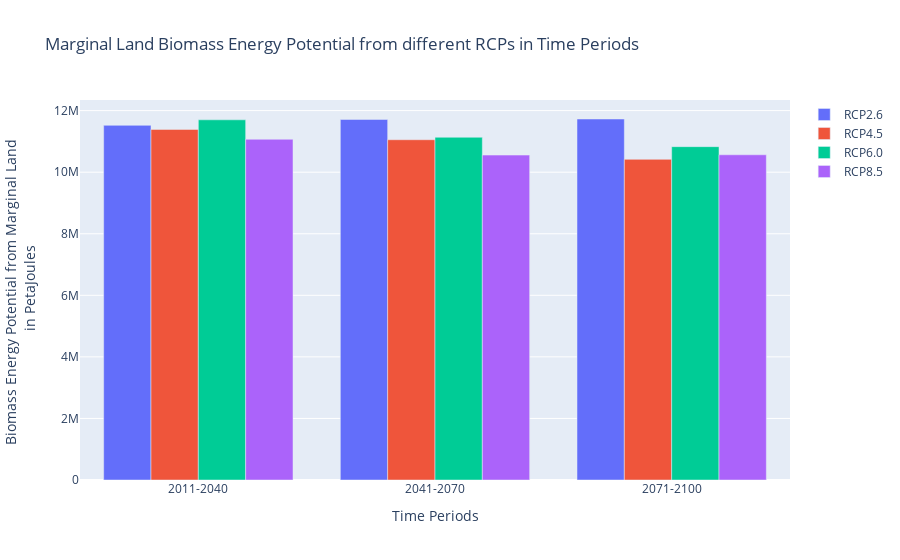

Notebook code for this chart:
### Markdown cell above
### Marginal Land Data

### Code cell
import ipywidgets as widgets
from IPython.display import display, clear_output

# Create a button to run the code
run_button = widgets.Button(description='Run')

# Create a button to download xarrays as NetCDF4
download_nc_button = widgets.Button(description='Download NetCDF4')

# Create dropdown widgets for RCP and time period
rcp_dropdown = widgets.Dropdown(options=['RCP2.6', 'RCP4.5', 'RCP6.0', 'RCP8.5'], value='RCP2.6', description='RCP:')
time_period_dropdown = widgets.Dropdown(options=['2011-2040', '2041-2070', '2071-2100'], value='2011-2040', description='Time Period:')

# Function to run the code on button click
def on_run_button_click(button):
    clear_output(wait=True)  # Clear the output area before running the code
    global fig_marg, xarrays_marg , final_potentials_marg
    fig_marg, xarrays_marg , final_potentials_marg = graph_plotter_marginal(shapefile=geography, climate_model=selected_climate_model,
                                          water_supply_future=selected_water_supply, input_level=selected_input_level)
    
    
    # Display the dropdowns after the graph is loaded
    display(rcp_dropdown)
    display(time_period_dropdown)
    
    # Display the "Download NetCDF4" button after the graph is loaded
    display(download_nc_button)

# Attach the on_run_button_click function to the button's 'on_click' event
run_button.on_click(on_run_button_click)

# Function to download xarrays as NetCDF4 on button click
def on_download_nc_button_click(button):
    if xarrays_marg:
        # Get the selected RCP and time period from the dropdowns
        selected_rcp = rcp_dropdown.value
        selected_time_period = time_period_dropdown.value

        try:
            # Access the selected xarray using the selected RCP and time period
            selected_xarray = xarrays_marg[(selected_rcp, selected_time_period)]
            selected_final_potentials = final_potentials_marg[(selected_rcp, selected_time_period)]
            
            # Drop the first dimension from selected_final_potentials and select the coords and dims
            coords = {'latitude': selected_xarray['latitude'], 'longitude': selected_xarray['longitude']}
            selected_final_potentials = selected_final_potentials[0]
            
           # Create a new xarray dataset with the same dimensions and coordinates
            xarray_final_potentials= xr.DataArray(data=selected_final_potentials, dims=('y', 'x'), coords=coords , name='final_energy_potential')

            # Save the selected xarray as a NetCDF4 file
            selected_xarray.to_netcdf(f'{selected_country}_{selected_province}_{selected_rcp}_{selected_time_period}_marginal_land_data.nc')
            
            # Save the new xarray dataset as a NetCDF4 file
            xarray_final_potentials.to_netcdf(f'{selected_country}_{selected_province}_{selected_rcp}_{selected_time_period}_marginal_land_final_energy_potential_data.nc', 'w')
            
        except Exception as e:
            print(f'Error creating dataset: {e}')
    else:
        print('No xarrays available. Please run the code first.')

# Attach the on_download_nc_button_click function to the button's 'on_click' event
download_nc_button.on_click(on_download_nc_button_click)

# Display the "Run" button initially
display(run_button)

### Figure 1 — Plotly figure (JSON) as saved in the notebook; plotly's stock layout.template omitted (floating-point values rounded to 4 significant figures)
{"data": [{"name": "RCP2.6", "type": "bar", "x": ["2011-2040", "2041-2070", "2071-2100"], "y": [11520000.0, 11710000.0, 11730000.0]}, {"name": "RCP4.5", "type": "bar", "x": ["2011-2040", "2041-2070", "2071-2100"], "y": [11390000.0, 11050000.0, 10420000.0]}, {"name": "RCP6.0", "type": "bar", "x": ["2011-2040", "2041-2070", "2071-2100"], "y": [11700000.0, 11130000.0, 10830000.0]}, {"name": "RCP8.5", "type": "bar", "x": ["2011-2040", "2041-2070", "2071-2100"], "y": [11070000.0, 10560000.0, 10570000.0]}], "layout": {"barmode": "group", "title": {"text": "Marginal Land Biomass Energy Potential from different RCPs in Time Periods"}, "xaxis": {"title": {"text": "Time Periods"}}, "yaxis": {"title": {"text": "Biomass Energy Potential from Marginal Land <br> in PetaJoules"}}}}
